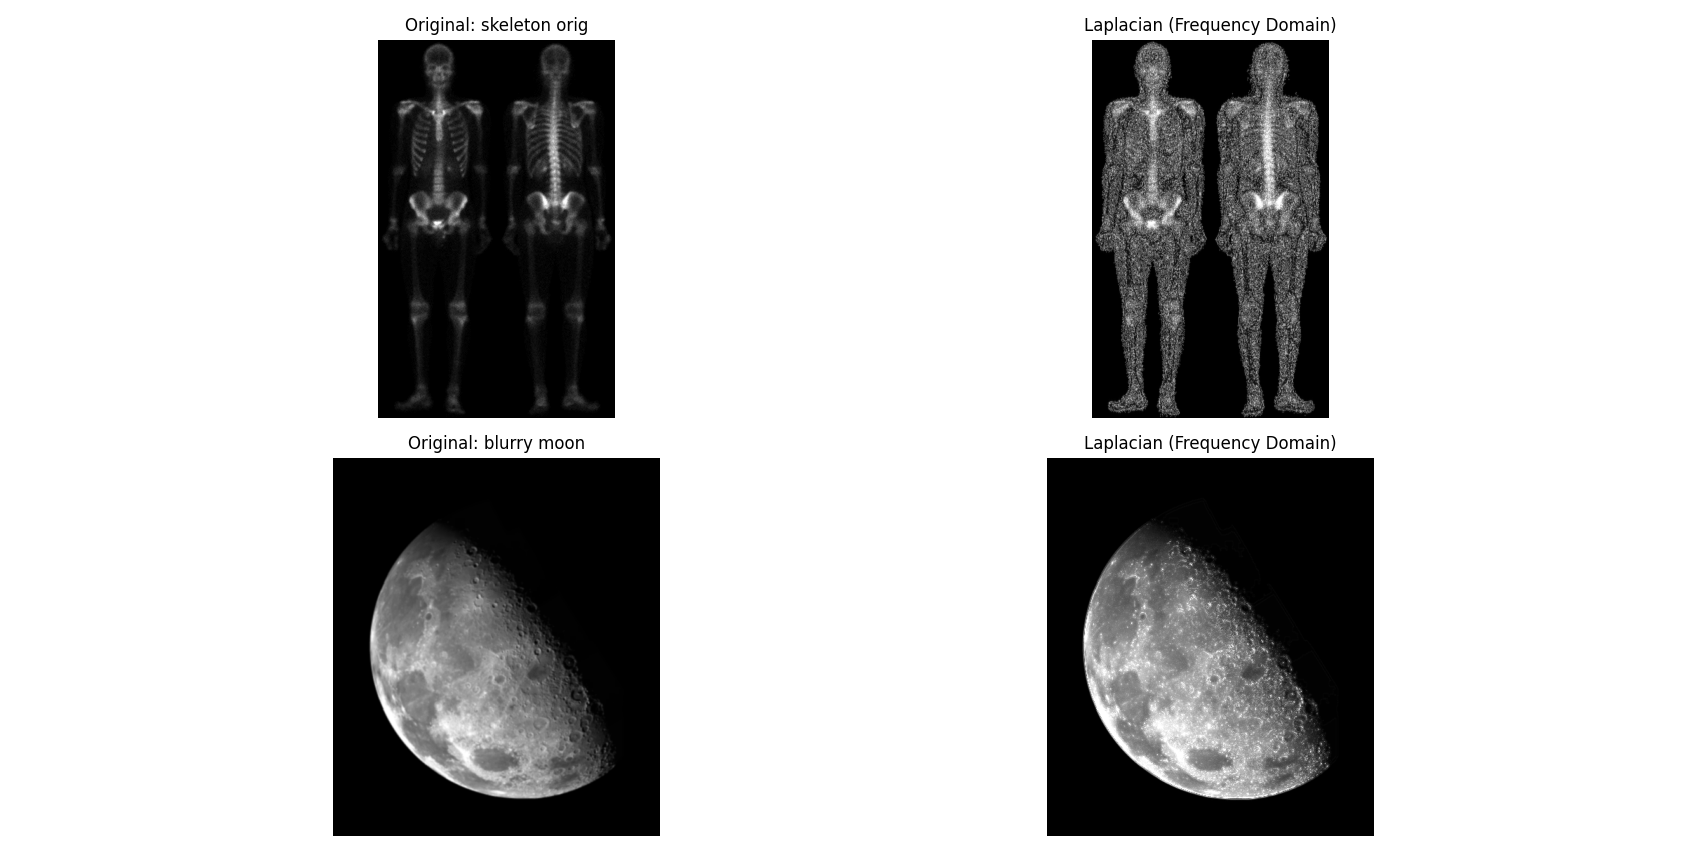

Write Python code to recreate this figure.
import numpy as np
from PIL import Image
import matplotlib.pyplot as plt

# 頻率域拉普拉斯運算
def frequency_laplacian(image):
    m,n=image.shape
    fft_image=np.fft.fft2(image)
    fft_image_shifted=np.fft.fftshift(fft_image)
    
    # 濾波器
    H=np.zeros((m,n))
    for u in range(m):
        for v in range(n):
            H[u,v]=-4*(np.pi**2)*((u-m/2)**2+(v-n/2)**2)
    
    # 頻域濾波運算
    G=fft_image_shifted*H
    G_shifted_back=np.fft.ifftshift(G)
    result=np.fft.ifft2(G_shifted_back)
    result=np.abs(result) 
    result=result/np.max(result) 
    
    # 銳化結果加回原影像
    result=image+result
    result=np.clip(result,0,1) # 正規化至 [0,1]
    return result

# 讀取影像並轉換為灰階
p1=np.array(Image.open('skeleton_orig.bmp').convert('L'))/255.0
p2=np.array(Image.open('blurry_moon.tif').convert('L'))/255.0
    
L1_frequency=frequency_laplacian(p1)
L2_frequency=frequency_laplacian(p2)
    
# 結果顯示
plt.figure(figsize=(12,8))
plt.subplot(2,2,1)
plt.imshow(p1,cmap='gray')
plt.axis('off')
plt.title('Original: skeleton orig')
    
plt.subplot(2,2,2)
plt.imshow(L1_frequency,cmap='gray')
plt.axis('off')
plt.title('Laplacian (Frequency Domain)')
    
plt.subplot(2,2,3)
plt.imshow(p2,cmap='gray')
plt.axis('off')
plt.title('Original: blurry moon')
    
plt.subplot(2,2,4)
plt.imshow(L2_frequency,cmap='gray')
plt.axis('off')
plt.title('Laplacian (Frequency Domain)')
    
plt.tight_layout()
plt.show()
